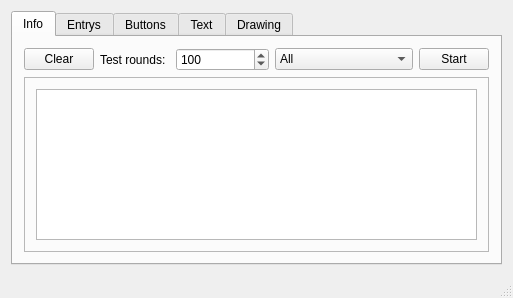
<?xml version="1.0" encoding="UTF-8"?>
<ui version="4.0">
 <class>MainWindow</class>
 <widget class="QMainWindow" name="MainWindow">
  <property name="geometry">
   <rect>
    <x>0</x>
    <y>0</y>
    <width>513</width>
    <height>298</height>
   </rect>
  </property>
  <property name="windowTitle">
   <string>QtPerf</string>
  </property>
  <widget class="QWidget" name="centralWidget">
   <layout class="QGridLayout" name="gridLayout">
    <item row="0" column="0">
     <widget class="QTabWidget" name="tabMain">
      <property name="currentIndex">
       <number>0</number>
      </property>
      <widget class="QWidget" name="tabInfo">
       <attribute name="title">
        <string>Info</string>
       </attribute>
       <layout class="QGridLayout" name="gridLayout_3">
        <item row="0" column="0">
         <widget class="QPushButton" name="buttonReset">
          <property name="maximumSize">
           <size>
            <width>70</width>
            <height>16777215</height>
           </size>
          </property>
          <property name="text">
           <string>Clear</string>
          </property>
         </widget>
        </item>
        <item row="0" column="1">
         <widget class="QLabel" name="labelRounds">
          <property name="maximumSize">
           <size>
            <width>70</width>
            <height>16777215</height>
           </size>
          </property>
          <property name="text">
           <string>Test rounds:</string>
          </property>
         </widget>
        </item>
        <item row="0" column="2">
         <widget class="QSpinBox" name="spinRounds">
          <property name="maximumSize">
           <size>
            <width>100</width>
            <height>16777215</height>
           </size>
          </property>
          <property name="minimum">
           <number>1</number>
          </property>
          <property name="maximum">
           <number>1000</number>
          </property>
          <property name="value">
           <number>100</number>
          </property>
         </widget>
        </item>
        <item row="0" column="3">
         <widget class="QComboBox" name="comboTests">
          <item>
           <property name="text">
            <string>All</string>
           </property>
          </item>
          <item>
           <property name="text">
            <string>QLineEdit</string>
           </property>
          </item>
          <item>
           <property name="text">
            <string>QComboBox</string>
           </property>
          </item>
          <item>
           <property name="text">
            <string>QComboBoxEntry</string>
           </property>
          </item>
          <item>
           <property name="text">
            <string>QSpinBox</string>
           </property>
          </item>
          <item>
           <property name="text">
            <string>QProgressBar</string>
           </property>
          </item>
          <item>
           <property name="text">
            <string>QPushButton</string>
           </property>
          </item>
          <item>
           <property name="text">
            <string>QCheckBox</string>
           </property>
          </item>
          <item>
           <property name="text">
            <string>QRadioButton</string>
           </property>
          </item>
          <item>
           <property name="text">
            <string>QTextEdit - Add text</string>
           </property>
          </item>
          <item>
           <property name="text">
            <string>QTextEdit - Scroll</string>
           </property>
          </item>
          <item>
           <property name="text">
            <string>QPainter- Lines</string>
           </property>
          </item>
          <item>
           <property name="text">
            <string>QPainter - Circles</string>
           </property>
          </item>
          <item>
           <property name="text">
            <string>QPainter - Text</string>
           </property>
          </item>
          <item>
           <property name="text">
            <string>QPainter - Image</string>
           </property>
          </item>
         </widget>
        </item>
        <item row="0" column="4">
         <widget class="QPushButton" name="buttonRun">
          <property name="maximumSize">
           <size>
            <width>70</width>
            <height>16777215</height>
           </size>
          </property>
          <property name="text">
           <string>Start</string>
          </property>
         </widget>
        </item>
        <item row="1" column="0" colspan="5">
         <widget class="QFrame" name="frame">
          <property name="frameShape">
           <enum>QFrame::StyledPanel</enum>
          </property>
          <property name="frameShadow">
           <enum>QFrame::Raised</enum>
          </property>
          <layout class="QGridLayout" name="gridLayout_2">
           <item row="0" column="0">
            <widget class="QTextEdit" name="textConsole"/>
           </item>
          </layout>
         </widget>
        </item>
       </layout>
      </widget>
      <widget class="QWidget" name="tabEntrys">
       <attribute name="title">
        <string>Entrys</string>
       </attribute>
       <layout class="QGridLayout" name="gridLayout_4">
        <item row="0" column="1">
         <spacer name="verticalSpacer_2">
          <property name="orientation">
           <enum>Qt::Vertical</enum>
          </property>
          <property name="sizeHint" stdset="0">
           <size>
            <width>20</width>
            <height>40</height>
           </size>
          </property>
         </spacer>
        </item>
        <item row="1" column="1">
         <widget class="QLineEdit" name="testLineEdit">
          <property name="sizePolicy">
           <sizepolicy hsizetype="Expanding" vsizetype="Fixed">
            <horstretch>0</horstretch>
            <verstretch>0</verstretch>
           </sizepolicy>
          </property>
          <property name="minimumSize">
           <size>
            <width>300</width>
            <height>0</height>
           </size>
          </property>
         </widget>
        </item>
        <item row="2" column="1">
         <widget class="QComboBox" name="testComboBox">
          <item>
           <property name="text">
            <string>Selection 1</string>
           </property>
          </item>
          <item>
           <property name="text">
            <string>Selection 2</string>
           </property>
          </item>
          <item>
           <property name="text">
            <string>Selection 3</string>
           </property>
          </item>
          <item>
           <property name="text">
            <string>Selection 4</string>
           </property>
          </item>
          <item>
           <property name="text">
            <string>Selection 5</string>
           </property>
          </item>
          <item>
           <property name="text">
            <string>Selection 6</string>
           </property>
          </item>
          <item>
           <property name="text">
            <string>Selection 7</string>
           </property>
          </item>
          <item>
           <property name="text">
            <string>Selection 8</string>
           </property>
          </item>
          <item>
           <property name="text">
            <string>Selection 9</string>
           </property>
          </item>
          <item>
           <property name="text">
            <string>Selection 10</string>
           </property>
          </item>
         </widget>
        </item>
        <item row="3" column="0">
         <spacer name="horizontalSpacer">
          <property name="orientation">
           <enum>Qt::Horizontal</enum>
          </property>
          <property name="sizeHint" stdset="0">
           <size>
            <width>10</width>
            <height>20</height>
           </size>
          </property>
         </spacer>
        </item>
        <item row="3" column="1">
         <widget class="QComboBox" name="testComboBoxEd">
          <property name="editable">
           <bool>true</bool>
          </property>
          <item>
           <property name="text">
            <string>Selection 1</string>
           </property>
          </item>
          <item>
           <property name="text">
            <string>Selection 2</string>
           </property>
          </item>
          <item>
           <property name="text">
            <string>Selection 3</string>
           </property>
          </item>
          <item>
           <property name="text">
            <string>Selection 4</string>
           </property>
          </item>
          <item>
           <property name="text">
            <string>Selection 5</string>
           </property>
          </item>
          <item>
           <property name="text">
            <string>Selection 6</string>
           </property>
          </item>
          <item>
           <property name="text">
            <string>Selection 7</string>
           </property>
          </item>
          <item>
           <property name="text">
            <string>Selection 8</string>
           </property>
          </item>
          <item>
           <property name="text">
            <string>Selection 9</string>
           </property>
          </item>
          <item>
           <property name="text">
            <string>Selection 10</string>
           </property>
          </item>
         </widget>
        </item>
        <item row="3" column="2">
         <spacer name="horizontalSpacer_2">
          <property name="orientation">
           <enum>Qt::Horizontal</enum>
          </property>
          <property name="sizeHint" stdset="0">
           <size>
            <width>10</width>
            <height>20</height>
           </size>
          </property>
         </spacer>
        </item>
        <item row="4" column="1">
         <widget class="QSpinBox" name="testSpinBox">
          <property name="minimum">
           <number>1</number>
          </property>
          <property name="maximum">
           <number>1000</number>
          </property>
         </widget>
        </item>
        <item row="5" column="1">
         <widget class="QProgressBar" name="testProgressBar">
          <property name="value">
           <number>0</number>
          </property>
         </widget>
        </item>
        <item row="6" column="1">
         <spacer name="verticalSpacer">
          <property name="orientation">
           <enum>Qt::Vertical</enum>
          </property>
          <property name="sizeHint" stdset="0">
           <size>
            <width>20</width>
            <height>40</height>
           </size>
          </property>
         </spacer>
        </item>
       </layout>
      </widget>
      <widget class="QWidget" name="tabButtons">
       <attribute name="title">
        <string>Buttons</string>
       </attribute>
       <layout class="QGridLayout" name="gridLayout_5">
        <item row="0" column="1">
         <spacer name="verticalSpacer_3">
          <property name="orientation">
           <enum>Qt::Vertical</enum>
          </property>
          <property name="sizeHint" stdset="0">
           <size>
            <width>20</width>
            <height>82</height>
           </size>
          </property>
         </spacer>
        </item>
        <item row="1" column="1">
         <widget class="QPushButton" name="testButton">
          <property name="minimumSize">
           <size>
            <width>200</width>
            <height>0</height>
           </size>
          </property>
          <property name="text">
           <string>PushButton</string>
          </property>
         </widget>
        </item>
        <item row="2" column="0" rowspan="2">
         <spacer name="horizontalSpacer_3">
          <property name="orientation">
           <enum>Qt::Horizontal</enum>
          </property>
          <property name="sizeHint" stdset="0">
           <size>
            <width>184</width>
            <height>20</height>
           </size>
          </property>
         </spacer>
        </item>
        <item row="2" column="1">
         <widget class="QCheckBox" name="testCheckBox">
          <property name="text">
           <string>CheckBox</string>
          </property>
         </widget>
        </item>
        <item row="3" column="2" rowspan="2">
         <spacer name="horizontalSpacer_4">
          <property name="orientation">
           <enum>Qt::Horizontal</enum>
          </property>
          <property name="sizeHint" stdset="0">
           <size>
            <width>184</width>
            <height>20</height>
           </size>
          </property>
         </spacer>
        </item>
        <item row="4" column="1">
         <widget class="QRadioButton" name="testRadioButton1">
          <property name="text">
           <string>RadioButton</string>
          </property>
         </widget>
        </item>
        <item row="5" column="1">
         <widget class="QRadioButton" name="testRadioButton2">
          <property name="text">
           <string>RadioButton</string>
          </property>
          <property name="checked">
           <bool>true</bool>
          </property>
         </widget>
        </item>
        <item row="6" column="1">
         <spacer name="verticalSpacer_4">
          <property name="orientation">
           <enum>Qt::Vertical</enum>
          </property>
          <property name="sizeHint" stdset="0">
           <size>
            <width>20</width>
            <height>81</height>
           </size>
          </property>
         </spacer>
        </item>
       </layout>
      </widget>
      <widget class="QWidget" name="tabText">
       <attribute name="title">
        <string>Text</string>
       </attribute>
       <layout class="QVBoxLayout" name="verticalLayout">
        <item>
         <widget class="QTextEdit" name="testTextEdit"/>
        </item>
       </layout>
      </widget>
      <widget class="QWidget" name="tabDrawing">
       <attribute name="title">
        <string>Drawing</string>
       </attribute>
       <layout class="QGridLayout" name="gridLayout_6">
        <property name="leftMargin">
         <number>20</number>
        </property>
        <property name="topMargin">
         <number>6</number>
        </property>
        <property name="rightMargin">
         <number>20</number>
        </property>
        <property name="bottomMargin">
         <number>20</number>
        </property>
        <item row="0" column="0">
         <widget class="QLabel" name="labelQPainter">
          <property name="maximumSize">
           <size>
            <width>16777215</width>
            <height>20</height>
           </size>
          </property>
          <property name="font">
           <font>
            <weight>75</weight>
            <bold>true</bold>
           </font>
          </property>
          <property name="text">
           <string>QPainter</string>
          </property>
          <property name="textFormat">
           <enum>Qt::PlainText</enum>
          </property>
         </widget>
        </item>
        <item row="1" column="0">
         <widget class="TestWidget" name="testDrawWidget" native="true"/>
        </item>
       </layout>
      </widget>
     </widget>
    </item>
   </layout>
  </widget>
  <widget class="QStatusBar" name="statusBar"/>
 </widget>
 <layoutdefault spacing="6" margin="11"/>
 <customwidgets>
  <customwidget>
   <class>TestWidget</class>
   <extends>QWidget</extends>
   <header>testwidget.h</header>
   <container>1</container>
  </customwidget>
 </customwidgets>
 <resources/>
 <connections/>
</ui>
